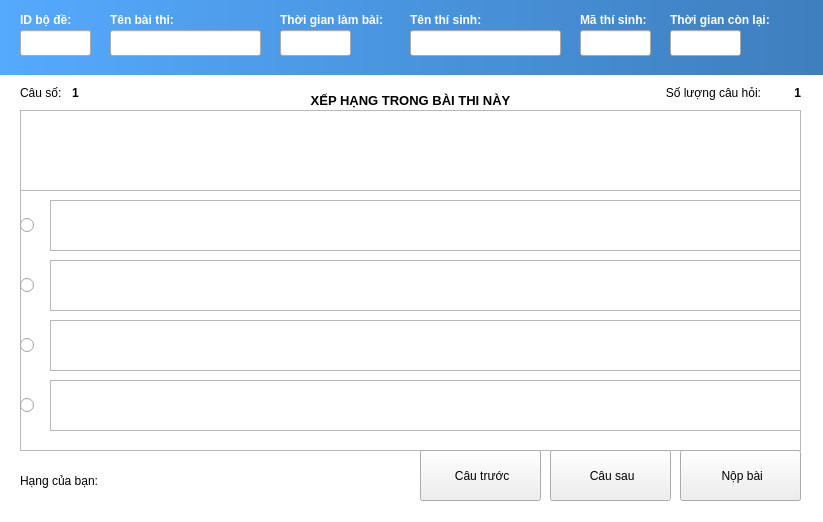
<?xml version="1.0" encoding="UTF-8"?>
<ui version="4.0">
 <class>FormLB</class>
 <widget class="QWidget" name="FormLB">
  <property name="geometry">
   <rect>
    <x>0</x>
    <y>0</y>
    <width>823</width>
    <height>522</height>
   </rect>
  </property>
  <property name="minimumSize">
   <size>
    <width>823</width>
    <height>522</height>
   </size>
  </property>
  <property name="maximumSize">
   <size>
    <width>823</width>
    <height>522</height>
   </size>
  </property>
  <property name="windowTitle">
   <string>Làm bài</string>
  </property>
  <property name="windowIcon">
   <iconset resource="resources.qrc">
    <normaloff>:/img/icon/exam.ico</normaloff>:/img/icon/exam.ico</iconset>
  </property>
  <property name="styleSheet">
   <string notr="true">QWidget#FormLB {
		background-color: rgb(255, 255, 255);
}</string>
  </property>
  <widget class="QLabel" name="label">
   <property name="geometry">
    <rect>
     <x>20</x>
     <y>10</y>
     <width>91</width>
     <height>20</height>
    </rect>
   </property>
   <property name="text">
    <string>&lt;html&gt;&lt;head/&gt;&lt;body&gt;&lt;p&gt;&lt;span style=&quot; font-weight:600; color:#ffffff;&quot;&gt;ID bộ đề:&lt;/span&gt;&lt;/p&gt;&lt;/body&gt;&lt;/html&gt;</string>
   </property>
  </widget>
  <widget class="QLineEdit" name="txtUserID">
   <property name="geometry">
    <rect>
     <x>580</x>
     <y>30</y>
     <width>71</width>
     <height>26</height>
    </rect>
   </property>
   <property name="readOnly">
    <bool>true</bool>
   </property>
  </widget>
  <widget class="QLabel" name="label_8">
   <property name="geometry">
    <rect>
     <x>-10</x>
     <y>0</y>
     <width>841</width>
     <height>75</height>
    </rect>
   </property>
   <property name="styleSheet">
    <string notr="true">background-color: qlineargradient(spread:pad, x1:0, y1:0, x2:1, y2:0, stop:0 rgba(85, 170, 255, 255), stop:1 rgba(62, 126, 189, 255));</string>
   </property>
   <property name="text">
    <string/>
   </property>
  </widget>
  <widget class="QLineEdit" name="txtName">
   <property name="geometry">
    <rect>
     <x>110</x>
     <y>30</y>
     <width>151</width>
     <height>26</height>
    </rect>
   </property>
   <property name="readOnly">
    <bool>true</bool>
   </property>
  </widget>
  <widget class="QLineEdit" name="txtTime">
   <property name="geometry">
    <rect>
     <x>280</x>
     <y>30</y>
     <width>71</width>
     <height>26</height>
    </rect>
   </property>
   <property name="readOnly">
    <bool>true</bool>
   </property>
  </widget>
  <widget class="QLabel" name="label_2">
   <property name="geometry">
    <rect>
     <x>110</x>
     <y>10</y>
     <width>91</width>
     <height>20</height>
    </rect>
   </property>
   <property name="text">
    <string>&lt;html&gt;&lt;head/&gt;&lt;body&gt;&lt;p&gt;&lt;span style=&quot; font-weight:600; color:#ffffff;&quot;&gt;Tên bài thi:&lt;/span&gt;&lt;/p&gt;&lt;/body&gt;&lt;/html&gt;</string>
   </property>
  </widget>
  <widget class="QLineEdit" name="txtUserName">
   <property name="geometry">
    <rect>
     <x>410</x>
     <y>30</y>
     <width>151</width>
     <height>26</height>
    </rect>
   </property>
   <property name="readOnly">
    <bool>true</bool>
   </property>
  </widget>
  <widget class="QLineEdit" name="txtRemain">
   <property name="geometry">
    <rect>
     <x>670</x>
     <y>30</y>
     <width>71</width>
     <height>26</height>
    </rect>
   </property>
   <property name="readOnly">
    <bool>true</bool>
   </property>
  </widget>
  <widget class="QLineEdit" name="txtID">
   <property name="geometry">
    <rect>
     <x>20</x>
     <y>30</y>
     <width>71</width>
     <height>26</height>
    </rect>
   </property>
   <property name="readOnly">
    <bool>true</bool>
   </property>
  </widget>
  <widget class="QLabel" name="label_5">
   <property name="geometry">
    <rect>
     <x>410</x>
     <y>10</y>
     <width>91</width>
     <height>20</height>
    </rect>
   </property>
   <property name="text">
    <string>&lt;html&gt;&lt;head/&gt;&lt;body&gt;&lt;p&gt;&lt;span style=&quot; font-weight:600; color:#ffffff;&quot;&gt;Tên thí sinh:&lt;/span&gt;&lt;/p&gt;&lt;/body&gt;&lt;/html&gt;</string>
   </property>
  </widget>
  <widget class="QLabel" name="label_7">
   <property name="geometry">
    <rect>
     <x>580</x>
     <y>10</y>
     <width>81</width>
     <height>20</height>
    </rect>
   </property>
   <property name="text">
    <string>&lt;html&gt;&lt;head/&gt;&lt;body&gt;&lt;p&gt;&lt;span style=&quot; font-weight:600; color:#ffffff;&quot;&gt;Mã thí sinh:&lt;/span&gt;&lt;/p&gt;&lt;/body&gt;&lt;/html&gt;</string>
   </property>
  </widget>
  <widget class="QLabel" name="label_6">
   <property name="geometry">
    <rect>
     <x>670</x>
     <y>10</y>
     <width>111</width>
     <height>20</height>
    </rect>
   </property>
   <property name="text">
    <string>&lt;html&gt;&lt;head/&gt;&lt;body&gt;&lt;p&gt;&lt;span style=&quot; font-weight:600; color:#ffffff;&quot;&gt;Thời gian còn lại:&lt;/span&gt;&lt;/p&gt;&lt;/body&gt;&lt;/html&gt;</string>
   </property>
  </widget>
  <widget class="QLabel" name="label_4">
   <property name="geometry">
    <rect>
     <x>280</x>
     <y>10</y>
     <width>121</width>
     <height>20</height>
    </rect>
   </property>
   <property name="text">
    <string>&lt;html&gt;&lt;head/&gt;&lt;body&gt;&lt;p&gt;&lt;span style=&quot; font-weight:600; color:#ffffff;&quot;&gt;Thời gian làm bài:&lt;/span&gt;&lt;/p&gt;&lt;/body&gt;&lt;/html&gt;</string>
   </property>
  </widget>
  <widget class="QFrame" name="fmLB">
   <property name="geometry">
    <rect>
     <x>10</x>
     <y>80</y>
     <width>801</width>
     <height>431</height>
    </rect>
   </property>
   <property name="frameShape">
    <enum>QFrame::NoFrame</enum>
   </property>
   <property name="frameShadow">
    <enum>QFrame::Raised</enum>
   </property>
   <widget class="QRadioButton" name="optA">
    <property name="geometry">
     <rect>
      <x>10</x>
      <y>120</y>
      <width>31</width>
      <height>51</height>
     </rect>
    </property>
    <property name="text">
     <string/>
    </property>
    <property name="iconSize">
     <size>
      <width>16</width>
      <height>16</height>
     </size>
    </property>
    <property name="checked">
     <bool>false</bool>
    </property>
   </widget>
   <widget class="QLabel" name="label_9">
    <property name="geometry">
     <rect>
      <x>640</x>
      <y>0</y>
      <width>111</width>
      <height>26</height>
     </rect>
    </property>
    <property name="text">
     <string>Số lượng câu hỏi:</string>
    </property>
    <property name="alignment">
     <set>Qt::AlignRight|Qt::AlignTrailing|Qt::AlignVCenter</set>
    </property>
   </widget>
   <widget class="QRadioButton" name="optD">
    <property name="geometry">
     <rect>
      <x>10</x>
      <y>300</y>
      <width>31</width>
      <height>51</height>
     </rect>
    </property>
    <property name="text">
     <string/>
    </property>
   </widget>
   <widget class="QLabel" name="txtAmount">
    <property name="geometry">
     <rect>
      <x>760</x>
      <y>0</y>
      <width>31</width>
      <height>26</height>
     </rect>
    </property>
    <property name="font">
     <font>
      <weight>75</weight>
      <bold>true</bold>
     </font>
    </property>
    <property name="text">
     <string>1</string>
    </property>
    <property name="alignment">
     <set>Qt::AlignRight|Qt::AlignTrailing|Qt::AlignVCenter</set>
    </property>
   </widget>
   <widget class="QLabel" name="lblSTT">
    <property name="geometry">
     <rect>
      <x>62</x>
      <y>0</y>
      <width>71</width>
      <height>26</height>
     </rect>
    </property>
    <property name="font">
     <font>
      <weight>75</weight>
      <bold>true</bold>
     </font>
    </property>
    <property name="text">
     <string>1</string>
    </property>
   </widget>
   <widget class="QTextEdit" name="txtB">
    <property name="geometry">
     <rect>
      <x>40</x>
      <y>180</y>
      <width>751</width>
      <height>51</height>
     </rect>
    </property>
    <property name="font">
     <font>
      <pointsize>9</pointsize>
     </font>
    </property>
    <property name="readOnly">
     <bool>true</bool>
    </property>
   </widget>
   <widget class="QTextEdit" name="txtA">
    <property name="geometry">
     <rect>
      <x>40</x>
      <y>120</y>
      <width>751</width>
      <height>51</height>
     </rect>
    </property>
    <property name="font">
     <font>
      <pointsize>9</pointsize>
     </font>
    </property>
    <property name="readOnly">
     <bool>true</bool>
    </property>
   </widget>
   <widget class="QTextEdit" name="txtCauHoi">
    <property name="geometry">
     <rect>
      <x>10</x>
      <y>30</y>
      <width>781</width>
      <height>81</height>
     </rect>
    </property>
    <property name="font">
     <font>
      <pointsize>9</pointsize>
     </font>
    </property>
    <property name="readOnly">
     <bool>true</bool>
    </property>
   </widget>
   <widget class="QLabel" name="label_3">
    <property name="geometry">
     <rect>
      <x>10</x>
      <y>0</y>
      <width>51</width>
      <height>26</height>
     </rect>
    </property>
    <property name="text">
     <string>Câu số:</string>
    </property>
   </widget>
   <widget class="QRadioButton" name="optC">
    <property name="geometry">
     <rect>
      <x>10</x>
      <y>240</y>
      <width>31</width>
      <height>51</height>
     </rect>
    </property>
    <property name="text">
     <string/>
    </property>
   </widget>
   <widget class="QPushButton" name="btnNext">
    <property name="geometry">
     <rect>
      <x>540</x>
      <y>370</y>
      <width>121</width>
      <height>51</height>
     </rect>
    </property>
    <property name="text">
     <string> Câu sau</string>
    </property>
    <property name="icon">
     <iconset resource="resources.qrc">
      <normaloff>:/img/icon/next.png</normaloff>:/img/icon/next.png</iconset>
    </property>
    <property name="iconSize">
     <size>
      <width>32</width>
      <height>32</height>
     </size>
    </property>
   </widget>
   <widget class="QPushButton" name="btnPre">
    <property name="geometry">
     <rect>
      <x>410</x>
      <y>370</y>
      <width>121</width>
      <height>51</height>
     </rect>
    </property>
    <property name="text">
     <string> Câu trước</string>
    </property>
    <property name="icon">
     <iconset resource="resources.qrc">
      <normaloff>:/img/icon/previous.png</normaloff>:/img/icon/previous.png</iconset>
    </property>
    <property name="iconSize">
     <size>
      <width>32</width>
      <height>32</height>
     </size>
    </property>
   </widget>
   <widget class="QPushButton" name="btnSubmit">
    <property name="geometry">
     <rect>
      <x>670</x>
      <y>370</y>
      <width>121</width>
      <height>51</height>
     </rect>
    </property>
    <property name="text">
     <string> Nộp bài</string>
    </property>
    <property name="icon">
     <iconset resource="resources.qrc">
      <normaloff>:/img/icon/Share.ico</normaloff>:/img/icon/Share.ico</iconset>
    </property>
    <property name="iconSize">
     <size>
      <width>32</width>
      <height>32</height>
     </size>
    </property>
   </widget>
   <widget class="QRadioButton" name="optB">
    <property name="geometry">
     <rect>
      <x>10</x>
      <y>180</y>
      <width>31</width>
      <height>51</height>
     </rect>
    </property>
    <property name="text">
     <string/>
    </property>
   </widget>
   <widget class="QRadioButton" name="optTemp">
    <property name="geometry">
     <rect>
      <x>310</x>
      <y>430</y>
      <width>31</width>
      <height>51</height>
     </rect>
    </property>
    <property name="text">
     <string/>
    </property>
    <property name="checked">
     <bool>true</bool>
    </property>
   </widget>
   <widget class="QTextEdit" name="txtC">
    <property name="geometry">
     <rect>
      <x>40</x>
      <y>240</y>
      <width>751</width>
      <height>51</height>
     </rect>
    </property>
    <property name="font">
     <font>
      <pointsize>9</pointsize>
     </font>
    </property>
    <property name="readOnly">
     <bool>true</bool>
    </property>
   </widget>
   <widget class="QTextEdit" name="txtD">
    <property name="geometry">
     <rect>
      <x>40</x>
      <y>300</y>
      <width>751</width>
      <height>51</height>
     </rect>
    </property>
    <property name="font">
     <font>
      <pointsize>9</pointsize>
     </font>
    </property>
    <property name="readOnly">
     <bool>true</bool>
    </property>
   </widget>
  </widget>
  <widget class="QFrame" name="fmRank">
   <property name="geometry">
    <rect>
     <x>10</x>
     <y>80</y>
     <width>801</width>
     <height>431</height>
    </rect>
   </property>
   <property name="frameShape">
    <enum>QFrame::NoFrame</enum>
   </property>
   <property name="frameShadow">
    <enum>QFrame::Raised</enum>
   </property>
   <widget class="QLabel" name="label_10">
    <property name="geometry">
     <rect>
      <x>10</x>
      <y>0</y>
      <width>781</width>
      <height>41</height>
     </rect>
    </property>
    <property name="text">
     <string>&lt;html&gt;&lt;head/&gt;&lt;body&gt;&lt;p&gt;&lt;span style=&quot; font-size:10pt; font-weight:600;&quot;&gt;XẾP HẠNG TRONG BÀI THI NÀY&lt;/span&gt;&lt;/p&gt;&lt;/body&gt;&lt;/html&gt;</string>
    </property>
    <property name="alignment">
     <set>Qt::AlignCenter</set>
    </property>
   </widget>
   <widget class="QLabel" name="lblUserRank">
    <property name="geometry">
     <rect>
      <x>100</x>
      <y>380</y>
      <width>61</width>
      <height>41</height>
     </rect>
    </property>
    <property name="font">
     <font>
      <pointsize>10</pointsize>
     </font>
    </property>
    <property name="text">
     <string/>
    </property>
    <property name="alignment">
     <set>Qt::AlignLeading|Qt::AlignLeft|Qt::AlignVCenter</set>
    </property>
   </widget>
   <widget class="QLabel" name="label_11">
    <property name="geometry">
     <rect>
      <x>10</x>
      <y>380</y>
      <width>91</width>
      <height>41</height>
     </rect>
    </property>
    <property name="text">
     <string>Hạng của bạn:</string>
    </property>
   </widget>
   <widget class="QPushButton" name="btnEnd">
    <property name="geometry">
     <rect>
      <x>700</x>
      <y>380</y>
      <width>91</width>
      <height>41</height>
     </rect>
    </property>
    <property name="text">
     <string>Kết thúc</string>
    </property>
   </widget>
   <widget class="QTableWidget" name="tbRank">
    <property name="geometry">
     <rect>
      <x>10</x>
      <y>40</y>
      <width>781</width>
      <height>331</height>
     </rect>
    </property>
   </widget>
  </widget>
  <zorder>label_8</zorder>
  <zorder>label</zorder>
  <zorder>txtUserID</zorder>
  <zorder>txtName</zorder>
  <zorder>txtTime</zorder>
  <zorder>label_2</zorder>
  <zorder>txtUserName</zorder>
  <zorder>txtRemain</zorder>
  <zorder>txtID</zorder>
  <zorder>label_5</zorder>
  <zorder>label_7</zorder>
  <zorder>label_6</zorder>
  <zorder>label_4</zorder>
  <zorder>fmRank</zorder>
  <zorder>fmLB</zorder>
 </widget>
 <resources>
  <include location="resources.qrc"/>
 </resources>
 <connections/>
</ui>
